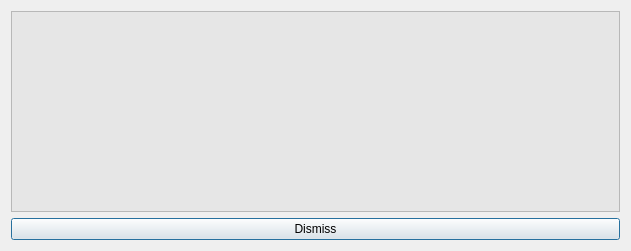
<?xml version="1.0" encoding="UTF-8"?>
<ui version="4.0">
 <author>Ph. Faist</author>
 <class>KLFProgErr</class>
 <widget class="QDialog" name="KLFProgErr">
  <property name="geometry">
   <rect>
    <x>0</x>
    <y>0</y>
    <width>631</width>
    <height>251</height>
   </rect>
  </property>
  <property name="windowTitle">
   <string>Program Output</string>
  </property>
  <property name="windowIcon">
   <iconset resource="../klfres.qrc">
    <normaloff>:/pics/klatexformula-128.png</normaloff>:/pics/klatexformula-128.png</iconset>
  </property>
  <layout class="QVBoxLayout" name="lyt_KLFProgErr">
   <item>
    <widget class="QTextBrowser" name="txtError">
     <property name="palette">
      <palette>
       <active>
        <colorrole role="Base">
         <brush brushstyle="SolidPattern">
          <color alpha="255">
           <red>230</red>
           <green>230</green>
           <blue>230</blue>
          </color>
         </brush>
        </colorrole>
       </active>
       <inactive>
        <colorrole role="Base">
         <brush brushstyle="SolidPattern">
          <color alpha="255">
           <red>230</red>
           <green>230</green>
           <blue>230</blue>
          </color>
         </brush>
        </colorrole>
       </inactive>
       <disabled>
        <colorrole role="Base">
         <brush brushstyle="SolidPattern">
          <color alpha="255">
           <red>224</red>
           <green>223</green>
           <blue>216</blue>
          </color>
         </brush>
        </colorrole>
       </disabled>
      </palette>
     </property>
     <property name="frameShape">
      <enum>QFrame::StyledPanel</enum>
     </property>
     <property name="frameShadow">
      <enum>QFrame::Sunken</enum>
     </property>
     <property name="tabChangesFocus">
      <bool>true</bool>
     </property>
     <property name="documentTitle">
      <string notr="true"/>
     </property>
    </widget>
   </item>
   <item>
    <widget class="QPushButton" name="btnClose">
     <property name="toolTip">
      <string>Close dialog</string>
     </property>
     <property name="whatsThis">
      <string>Close dialog</string>
     </property>
     <property name="text">
      <string>Dismiss</string>
     </property>
     <property name="icon">
      <iconset resource="../klftoolsres.qrc">
       <normaloff>:/pics/closehide.png</normaloff>:/pics/closehide.png</iconset>
     </property>
     <property name="default">
      <bool>true</bool>
     </property>
    </widget>
   </item>
  </layout>
 </widget>
 <layoutdefault spacing="6" margin="11"/>
 <resources>
  <include location="../klfres.qrc"/>
  <include location="../klftoolsres.qrc"/>
 </resources>
 <connections>
  <connection>
   <sender>btnClose</sender>
   <signal>clicked()</signal>
   <receiver>KLFProgErr</receiver>
   <slot>accept()</slot>
   <hints>
    <hint type="sourcelabel">
     <x>24</x>
     <y>404</y>
    </hint>
    <hint type="destinationlabel">
     <x>20</x>
     <y>20</y>
    </hint>
   </hints>
  </connection>
 </connections>
</ui>
